Frame 1 (no input): blank canvas, image omitted
Frame 60 (no input): blank canvas, image omitted
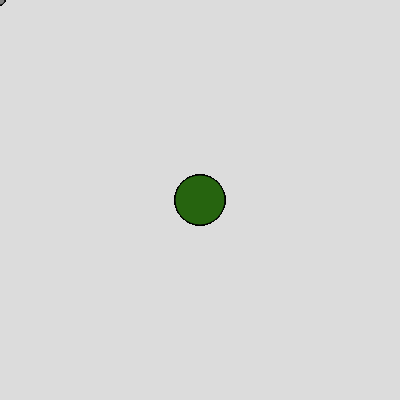
Frame 120 (the mouse pressed at the canvas centre since frame 60)

The p5.js sketch whose frames 1 and 60 were blank and that drew this single picture after the mouse press (run headless with seeded random() and noise() and a simulated clock; from frame 60 on, the mouse is pressed at the canvas centre):

// p5.js sketch
// ── sketch.js
function setup() {
  createCanvas(400, 400);
  background(220)
}

function draw() {
  
  
  if(mouseIsPressed){
    fill(random(255),random(255),random(255));
    circle(mouseX,mouseY,50);
  }
  else{
    fill("grey")
    circle(mouseX,mouseY,10)
  }
}
